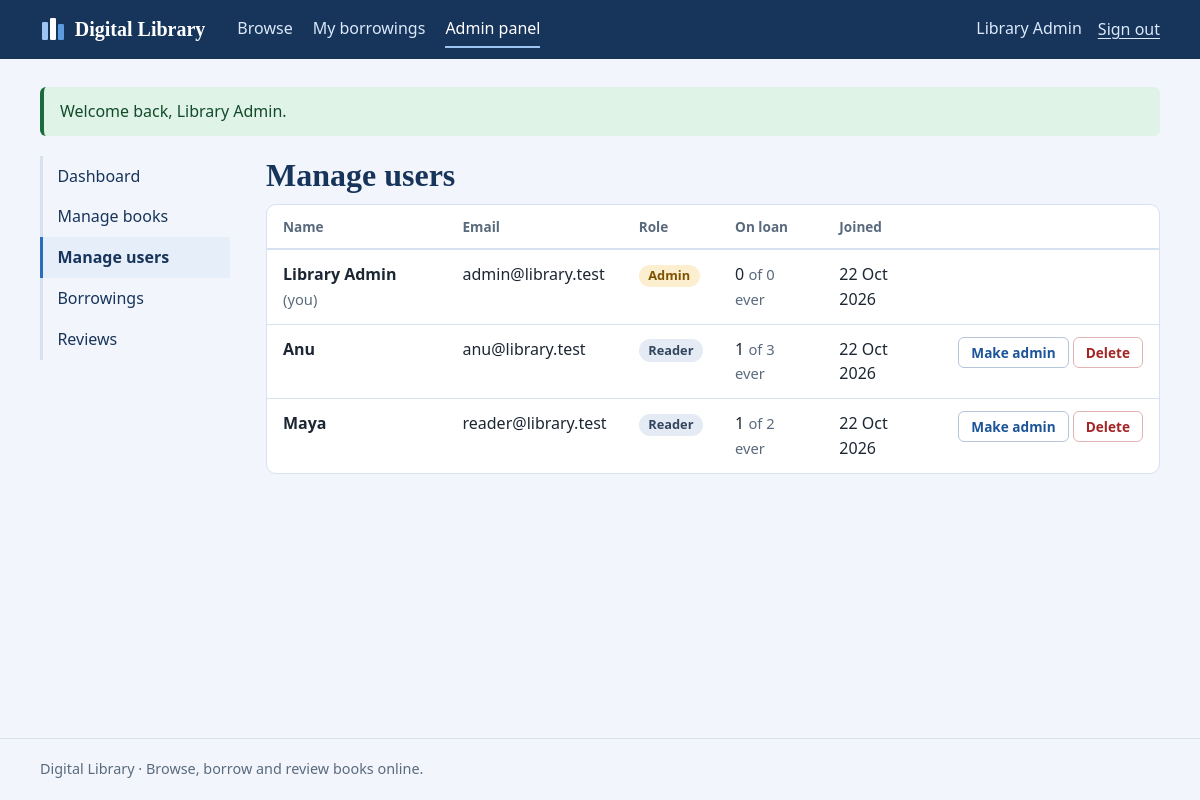
The page /admin/users.php (signed in) on the database its author committed.
### tables this page shows
CREATE TABLE users (
    user_id       INT AUTO_INCREMENT PRIMARY KEY,
    name          VARCHAR(80)  NOT NULL,
    email         VARCHAR(120) NOT NULL UNIQUE,
    password_hash VARCHAR(255) NOT NULL,
    role          ENUM('user', 'admin') NOT NULL DEFAULT 'user',
    created_at    TIMESTAMP NOT NULL DEFAULT CURRENT_TIMESTAMP
);

### includes/functions.php (called while the page is built, shortened)
<?php
function e($value): string
{
    return htmlspecialchars((string) $value, ENT_QUOTES | ENT_SUBSTITUTE, 'UTF-8');
}
function url(string $path = ''): string
{
    return BASE_URL . '/' . ltrim($path, '/');
}
function take_flashes(): array
{
    $f = $_SESSION['flash'] ?? [];
    return $f;
}
function fmt_date(?string $dt): string
{
    return $dt ? date('j M Y', strtotime($dt)) : '–';
}

### includes/db.php (called while the page is built, shortened)
<?php
function db(): mysqli
{
    static $conn = null;
    if ($conn === null) {
        try {
            $conn = mysqli_connect(DB_HOST, DB_USER, DB_PASS, DB_NAME, DB_PORT);
            mysqli_set_charset($conn, 'utf8mb4');
        } catch (mysqli_sql_exception $e) {
            error_log('DB connection failed: ' . $e->getMessage());
            http_response_code(500);
            exit('The library database is unavailable. Check config.php and make sure MySQL is running.');
        }
    }
    return $conn;
}
function q(string $sql, string $types = '', array $params = []): mysqli_stmt
{
    $stmt = mysqli_prepare(db(), $sql);
    if ($types !== '') {
        mysqli_stmt_bind_param($stmt, $types, ...$params);
    }
    mysqli_stmt_execute($stmt);
    return $stmt;
}
function fetch_all(string $sql, string $types = '', array $params = []): array
{
    $stmt = q($sql, $types, $params);
    $rows = mysqli_fetch_all(mysqli_stmt_get_result($stmt), MYSQLI_ASSOC);
    return $rows;
}
function fetch_one(string $sql, string $types = '', array $params = []): ?array
{
    return fetch_all($sql, $types, $params)[0] ?? null;
}

### includes/auth.php (called while the page is built, shortened)
<?php
function current_user(): ?array
{
    static $user = false;
    if ($user === false) {
        $user = null;
        if (!empty($_SESSION['uid'])) {
            $user = fetch_one('SELECT user_id, name, email, role FROM users WHERE user_id = ?', 'i', [(int) $_SESSION['uid']]);
        }
    }
    return $user;
}
function require_login(): array
{
    $u = current_user();
    return $u;
}
function require_admin(): array
{
    $u = require_login();
    return $u;
}

### admin/users.php (the view, shortened to what this page needs)
<?php
$me = require_admin();
$users = fetch_all("SELECT u.user_id, u.name, u.email, u.role, u.created_at,
                           (SELECT COUNT(*) FROM borrowings l WHERE l.user_id = u.user_id AND l.status = 'borrowed') AS on_loan,
                           (SELECT COUNT(*) FROM borrowings l WHERE l.user_id = u.user_id) AS total_loans
                    FROM users u ORDER BY u.role = 'admin' DESC, u.name");
admin_header('Manage users', 'users');
?>
<div class="table-wrap"><table>
  <thead><tr><th>Name</th><th>Email</th><th>Role</th><th>On loan</th><th>Joined</th><th><span class="sr">Actions</span></th></tr></thead>
  <tbody><?php foreach ($users as $u): $self = (int) $u['user_id'] === (int) $me['user_id']; ?>
    <tr>
      <td><strong><?= e($u['name']) ?></strong><?= $self ? ' <span class="muted">(you)</span>' : '' ?></td>
      <td><?= e($u['email']) ?></td>
      <td><span class="badge <?= $u['role'] === 'admin' ? 'warn' : '' ?>"><?= $u['role'] === 'admin' ? 'Admin' : 'Reader' ?></span></td>
      <td><?= (int) $u['on_loan'] ?> <span class="muted">of <?= (int) $u['total_loans'] ?> ever</span></td>
      <td><?= e(fmt_date($u['created_at'])) ?></td>
      <td class="actions"><?php if (!$self): ?>
        <form method="post" data-confirm="<?= $u['role'] === 'admin' ? 'Remove admin access for ' : 'Give admin access to ' ?><?= e($u['name']) ?>?"><?= csrf_field() ?>
          <button class="btn ghost small" type="submit"><?= $u['role'] === 'admin' ? 'Make reader' : 'Make admin' ?></button></form>
        <form method="post" data-confirm="Delete <?= e($u['name']) ?>? Their loan history and reviews are removed too."><?= csrf_field() ?>
          <button class="btn danger small" type="submit">Delete</button></form>
      <?php endif; ?></td>
    </tr>
  <?php endforeach; ?></tbody>
</table></div>
<?php admin_footer();

### includes/layout.php (shortened to what this page needs)
<?php
function page_header(string $title, string $active = ''): void
{
    $user = current_user();
    $nav = [
        'browse'    => ['books.php', 'Browse'],
        'borrowing' => ['my_borrowings.php', 'My borrowings'],
    ];
    if ($user && $user['role'] === 'admin') {
        $nav['admin'] = ['admin/index.php', 'Admin panel'];
    }
    ?><!DOCTYPE html>
<html lang="en">
<head>
<link rel="stylesheet" href="<?= e(url('assets/style.css')) ?>">
</head>
<body>
<header class="site-header">
  <div class="bar">
    <a class="brand" href="<?= e(url('index.php')) ?>">
      <svg width="26" height="26" viewBox="0 0 26 26" aria-hidden="true"><rect x="2" y="6" width="6" height="18" rx="1.2" fill="#9ec5f2"/><rect x="10" y="2" width="6" height="22" rx="1.2" fill="#fff"/><rect x="18" y="8" width="6" height="16" rx="1.2" fill="#5b9be0"/></svg>
      Digital Library
    </a>
    <nav aria-label="Main">
      <?php foreach ($nav as $key => [$href, $label]): ?>
        <a href="<?= e(url($href)) ?>"<?= $key === $active ? ' class="current" aria-current="page"' : '' ?>><?= e($label) ?></a>
      <?php endforeach; ?>
    </nav>
    <div class="account">
      <?php if ($user): ?>
        <span class="who"><?= e($user['name']) ?></span>
        <form method="post" action="<?= e(url('logout.php')) ?>"><?= csrf_field() ?><button class="link-btn" type="submit">Sign out</button></form>
      <?php else: ?>
        <a href="<?= e(url('login.php')) ?>">Sign in</a>
        <a class="pill" href="<?= e(url('register.php')) ?>">Create account</a>
      <?php endif; ?>
    </div>
  </div>
</header>
<main id="main" class="container">
<?php foreach (take_flashes() as $f): ?>
  <div class="flash <?= e($f['type']) ?>" role="<?= $f['type'] === 'error' ? 'alert' : 'status' ?>"><?= e($f['message']) ?></div>
<?php endforeach;
}
function page_footer(): void
{
    ?>
</main>
<footer class="site-footer">
  <div class="container">Digital Library · Browse, borrow and review books online.</div>
</footer>
</body>
</html>
<?php
}
function admin_header(string $title, string $active): void
{
    $links = [
        'dashboard'  => ['admin/index.php', 'Dashboard'],
        'books'      => ['admin/books.php', 'Manage books'],
        'users'      => ['admin/users.php', 'Manage users'],
        'borrowings' => ['admin/borrowings.php', 'Borrowings'],
        'reviews'    => ['admin/reviews.php', 'Reviews'],
    ];
    page_header($title, 'admin');
    echo '<div class="admin"><aside class="admin-side"><nav aria-label="Admin">';
    foreach ($links as $key => [$href, $label]) {
        echo '<a href="' . e(url($href)) . '"' . ($key === $active ? ' class="current" aria-current="page"' : '') . '>' . e($label) . '</a>';
    }
    echo '</nav></aside><section class="admin-main"><h1>' . e($title) . '</h1>';
}
function admin_footer(): void
{
    echo '</section></div>';
    page_footer();
}

### assets/style.css (style rules this page uses)
:root { --ink: #17345b; --blue: #276ebe; --blue-dark: #1d5599; --sky: #9ec5f2; --paper: #f2f6fc; --card: #ffffff; --line: #d7e2f0; --field: #b4c5dc; --text: #1c2733; --muted: #5a6a7d; --ok: #1c6b3d; --ok-bg: #e0f3e7; --warn: #7d5200; --warn-bg: #fcefcf; --bad: #a32525; --bad-bg: #fbe4e4; --serif: "Iowan Old Style", "Palatino Linotype", Palatino, Georgia, serif; --sans: system-ui, -apple-system, "Segoe UI", Roboto, Arial, sans-serif; }
* { box-sizing: border-box; }
html { -webkit-text-size-adjust: 100%; }
body { margin: 0; font: 16px/1.55 var(--sans); color: var(--text); background: var(--paper); min-height: 100vh; display: flex; flex-direction: column; }
main { flex: 1; }
h1, h2, h3 { font-family: var(--serif); color: var(--ink); line-height: 1.2; margin: 0 0 .6rem; }
h1 { font-size: 2rem; }
a { color: var(--blue-dark); }
.container { width: min(1120px, 100% - 2.5rem); margin-inline: auto; padding-block: 1.75rem 3rem; }
.muted { color: var(--muted); font-size: .92em; }
.site-header { background: var(--ink); color: #fff; }
.site-header .bar { width: min(1120px, 100% - 2.5rem); margin-inline: auto; display: flex; align-items: center; gap: 1.5rem; flex-wrap: wrap; padding-block: .7rem; }
.brand { display: flex; align-items: center; gap: .55rem; color: #fff; text-decoration: none; font: 700 1.25rem var(--serif); margin-right: .5rem; }
.site-header nav { display: flex; gap: 1.25rem; flex: 1; }
.site-header nav a, .account a, .account .who { color: #dce9fa; text-decoration: none; padding: .3rem 0; border-bottom: 2px solid transparent; }
.site-header nav a.current { color: #fff; border-bottom-color: var(--sky); }
.account { display: flex; align-items: center; gap: 1rem; }
.account form { margin: 0; }
.link-btn { background: none; border: 0; padding: .3rem 0; font: inherit; color: #dce9fa; cursor: pointer; text-decoration: underline; text-underline-offset: 3px; }
.site-footer { border-top: 1px solid var(--line); color: var(--muted); font-size: .9rem; }
.site-footer .container { padding-block: 1.2rem; }
.btn { display: inline-block; border: 1px solid var(--blue); background: var(--blue); color: #fff; padding: .55rem 1.1rem; border-radius: 6px; font: 600 .95rem var(--sans); text-decoration: none; cursor: pointer; text-align: center; }
.btn.ghost { background: transparent; color: var(--blue-dark); border-color: var(--field); }
.btn.danger { background: transparent; color: var(--bad); border-color: #e2b4b4; }
.btn.small { padding: .32rem .75rem; font-size: .85rem; }
.flash { padding: .75rem 1rem; border-radius: 6px; margin-bottom: 1.25rem; border-left: 4px solid; }
.flash.success { background: var(--ok-bg); border-color: var(--ok); color: #124b2a; }
.badge { display: inline-block; padding: .08rem .6rem; border-radius: 999px; font-size: .8rem; font-weight: 600; background: #e5ebf4; color: #33465f; }
.badge.warn { background: var(--warn-bg); color: var(--warn); }
.table-wrap { overflow-x: auto; background: var(--card); border: 1px solid var(--line); border-radius: 10px; }
table { width: 100%; border-collapse: collapse; }
th { text-align: left; font-size: .85rem; color: var(--muted); font-weight: 600; padding: .7rem 1rem; border-bottom: 2px solid var(--line); white-space: nowrap; }
td { padding: .75rem 1rem; border-bottom: 1px solid var(--line); vertical-align: top; }
tr:last-child td { border-bottom: 0; }
td.actions { white-space: nowrap; text-align: right; }
td.actions form { display: inline; margin: 0; }
td.actions > * { margin-left: .3rem; }
.admin { display: grid; grid-template-columns: 190px minmax(0, 1fr); gap: 2.25rem; }
.admin-side nav { display: flex; flex-direction: column; position: sticky; top: 1rem; }
.admin-side a { padding: .5rem .9rem; text-decoration: none; color: var(--ink); border-left: 3px solid var(--line); }
.admin-side a.current { border-left-color: var(--blue); background: #e6eefa; font-weight: 600; }

### rows shown on the page
users: name "Library Admin", shows "(you)", email "admin@library.test", role "Admin", on_loan "0", total_loans "0", created_at "22 Oct 2026"
users: name "Anu", email "anu@library.test", role "Reader", on_loan "1", total_loans "3", created_at "22 Oct 2026"
users: name "Maya", email "reader@library.test", role "Reader", on_loan "1", total_loans "2", created_at "22 Oct 2026"

### other values the page prints
$label "Browse"
$label "My borrowings"
$label "Admin panel"
$f['message'] "Welcome back, Library Admin."
$label "Dashboard"
$label "Manage books"
$label "Manage users"
$label "Borrowings"
$label "Reviews"
$title "Manage users"
